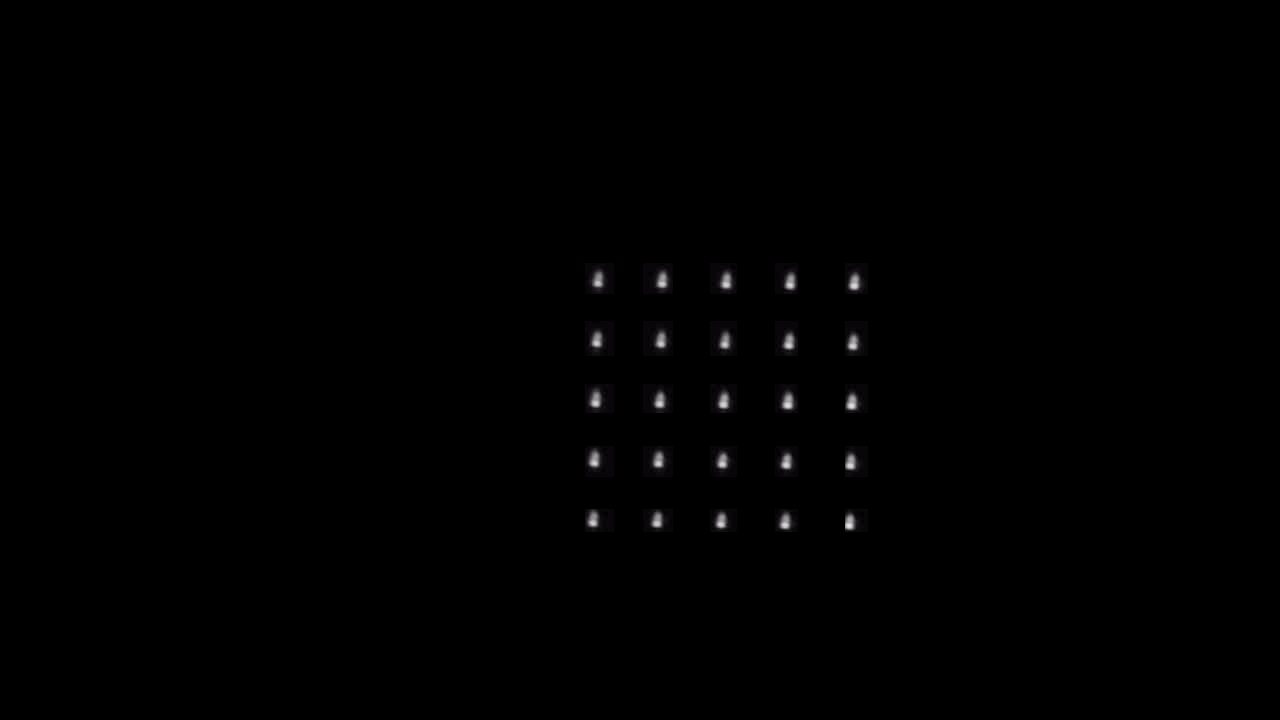
#> input picture images/traps.jpg, 1280 x 720 px, found by its file name
$ python search_test.py
#> lines starting #> are read from the running program, lines starting #| are printed output that depends on the picture; after the words box and inside, x2 and y2 are one past the last pixel; in counts of white or black regions, pixels touching at a corner belong together
import numpy as np
import cv2


def center_place(image):
    res_y, res_x = np.shape(image)
    ax = np.linspace(0, res_x, res_x)
    ay = np.linspace(0, res_y, res_y)

    ax, ay = np.meshgrid(ax, ay)

    x_c = int(np.sum(ax * image) / np.sum(image))
    y_c = int(np.sum(ay * image) / np.sum(image))

    return x_c, y_c


def center_the_contour_all(shot):

    contours, hierarchy = cv2.findContours(shot, cv2.RETR_EXTERNAL, cv2.CHAIN_APPROX_SIMPLE)
    c_x, c_y = center_place(shot)

    item = None
    for contour in contours:
        distance = cv2.pointPolygonTest(contour, (c_x, c_y), False)
        if distance >= 0:
            item = contour
    return (c_x, c_y), item, contours


def draw_centered_contour(shot):
    center, contour, contours = center_the_contour_all(shot)
    shot = cv2.cvtColor(shot, cv2.COLOR_GRAY2BGR)

    cv2.drawContours(shot, [contour], -1, (0, 255, 0), 1)
    b, g, r = cv2.split(shot)

    c_x, c_y = center
    b[int(c_y)] = 0
    b[:, int(c_x)] = 0

    g[int(c_y)] = 255
    g[:, int(c_x)] = 255

    r[int(c_y)] = 0
    r[:, int(c_x)] = 0

    cv2.imshow('CONTOUR', cv2.merge([b, g, r]))

    return center, contour, contours


if __name__ == '__main__':


    img = cv2.imread(r'D:\PYTHON PROJECTS\2024\test\images\traps.jpg')
#> img is the input picture: shape (720, 1280, 3); mean B, G, R 0.8, 0.7, 0.8
    img = cv2.cvtColor(img, cv2.COLOR_BGR2GRAY)
#> img: shape (720, 1280)
    ret, img = cv2.threshold(img, 10, 255, cv2.THRESH_TOZERO)


    c, _, _ = draw_centered_contour(img)
#> in center_the_contour_all, `contours, hierarchy = cv2.findContours(shot, cv2.RETR_EXTERNAL, cv2.CH..`: contours = 53 contours, 28 with area under 20; largest, box (x1, y1, x2, y2) and area: (586, 384, 608, 413) 432, (649, 325, 672, 356) 410, (588, 264, 608, 294) 398, (652, 266, 673, 294) 397, (648, 446, 671, 475) 392
#> in center_place, `x_c = int(np.sum(ax * image) / np.sum(image))`: x_c = 724
#> in center_place, `y_c = int(np.sum(ay * image) / np.sum(image))`: y_c = 399
#> in center_the_contour_all, `c_x, c_y = center_place(shot)`: c_x = 724; c_y = 399
#> the loop in center_the_contour_all, `for contour in contours:` made 53 passes
#> (contour, distance) on passes 1, 7, 8, 9, 10, 16, 17, 18, 19, 20, 21, 26: ([[861, 527], [863, 527]], -1), ([[648, 471]], -1), ([[605, 456], [605, 463]], -1), ([[607, 451]], -1), ([[714, 450], [712, 452], [713, 452], [714, 453]], -1), ([[776, 410]], -1), ([[776, 406], [776, 407]], -1), ([[712, 403], [712, 404]], -1), ([[735, 400]], -1), ([[863, 392]], -1), ([[669, 392], [669, 393], [670, 392]], -1), ([[712, 384]], -1)
#> distance on passes 2, 3, 4, 5, 6, 11: -1, -1, -1, -1, -1, -1
#> in draw_centered_contour, `center, contour, contours = center_the_contour_all(shot)`: center = (724, 399); contour = contour of 42 points, box (x1, y1, x2, y2) (712, 386, 734, 413), area 344
#> in draw_centered_contour, `cv2.drawContours(shot, [contour], -1, (0, 255, 0), 1)`: shot: shape (720, 1280, 3); mean B, G, R 0.7, 0.7, 0.7
#> in draw_centered_contour, `c_x, c_y = center`: c_x = 724; c_y = 399
#> in draw_centered_contour, `b[int(c_y)] = 0`: b: shape (720, 1280); min 0, max 234, mean 0.7
#> in draw_centered_contour, `b[:, int(c_x)] = 0`: b: shape (720, 1280); min 0, max 234, mean 0.6
#> in draw_centered_contour, `g[:, int(c_x)] = 255`:
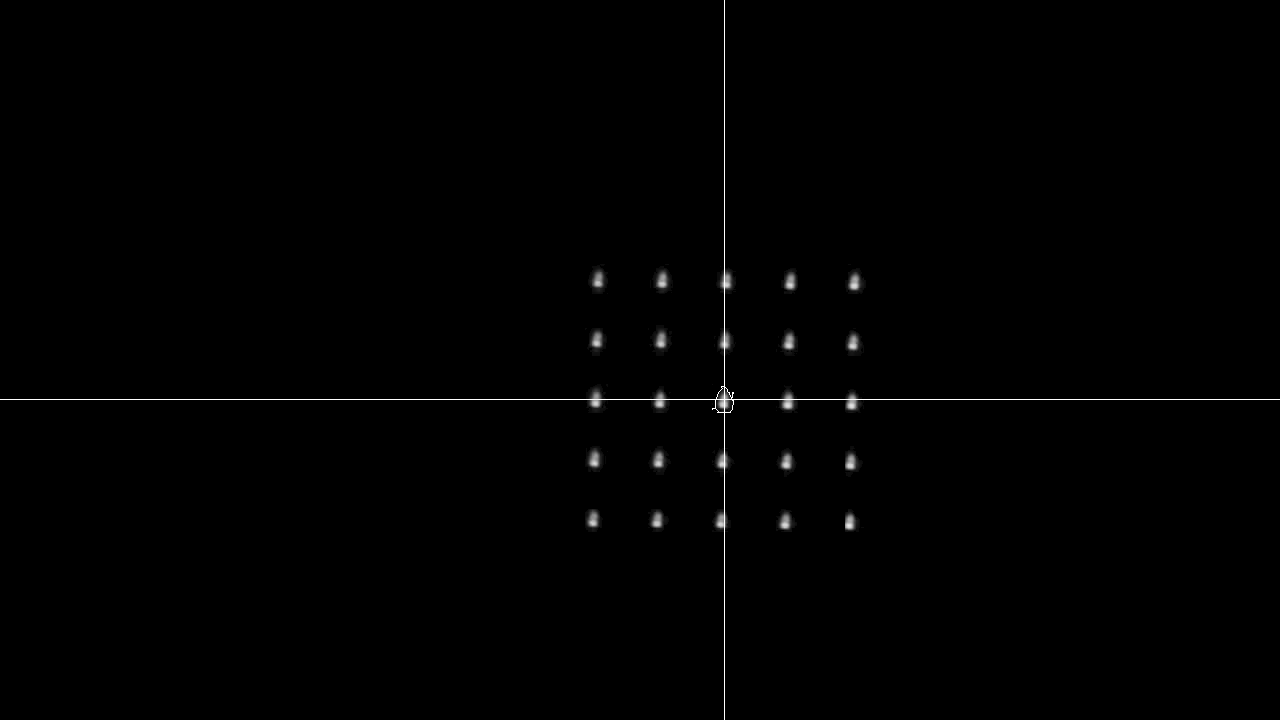
#> g: shape (720, 1280); min 0, max 255, mean 1.2
#> in draw_centered_contour, `cv2.imshow('CONTOUR', cv2.merge([b, g, r]))`:
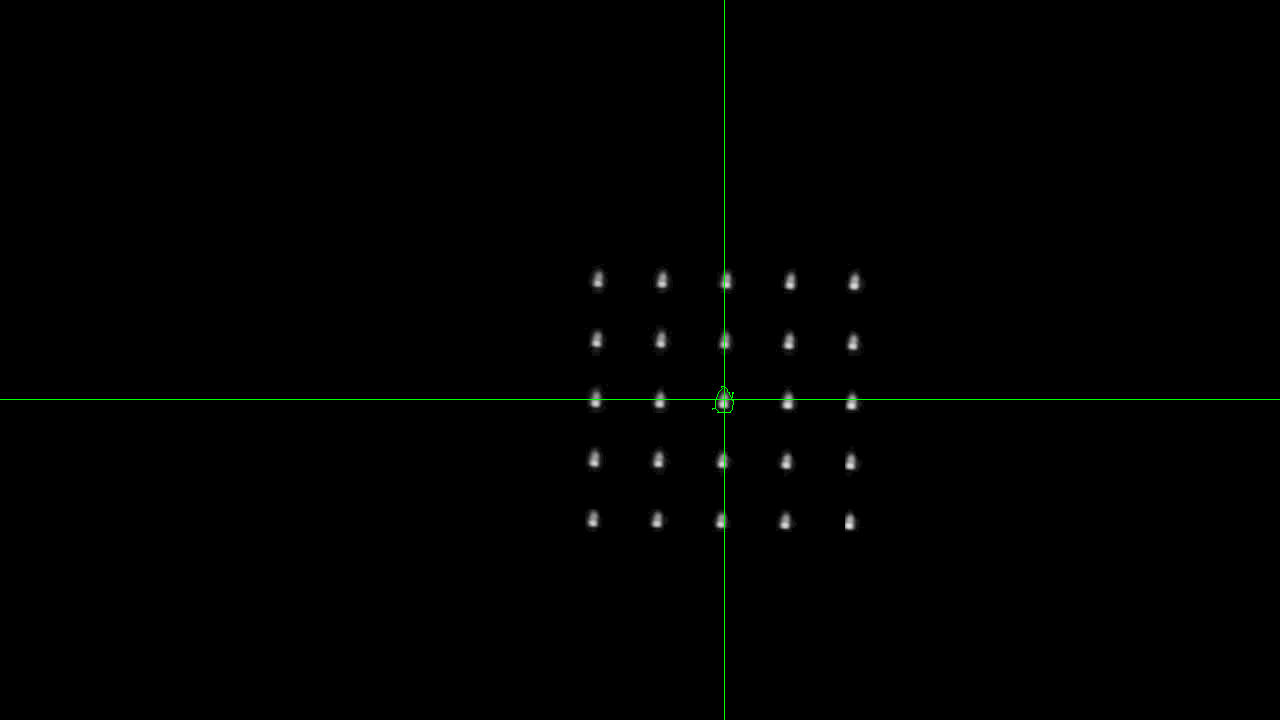
#> window 'CONTOUR': shape (720, 1280, 3); mean B, G, R 0.6, 1.2, 0.6
#> c = (724, 399)
    print(c)
#| (724, 399)
    cv2.waitKey(0)
